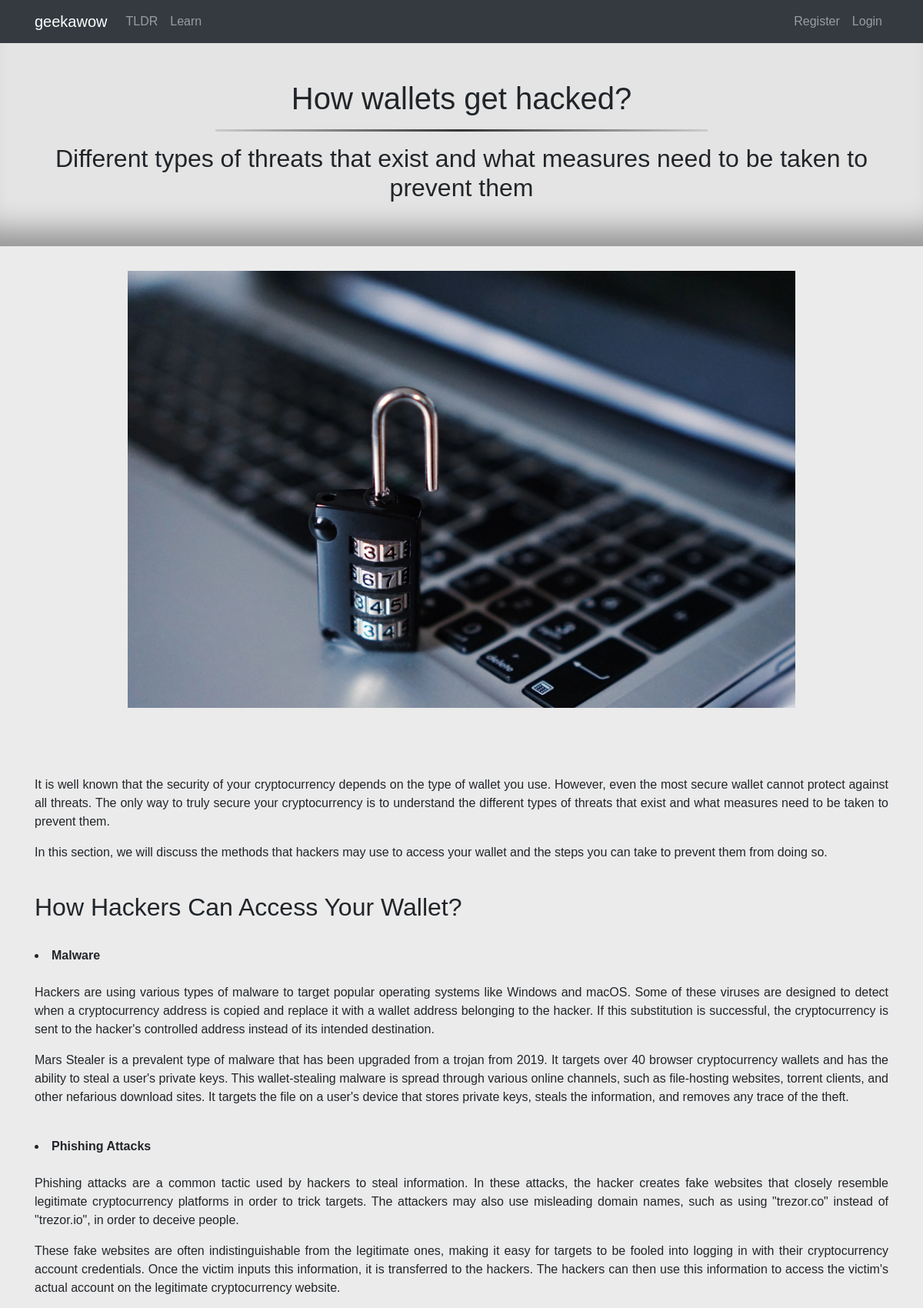
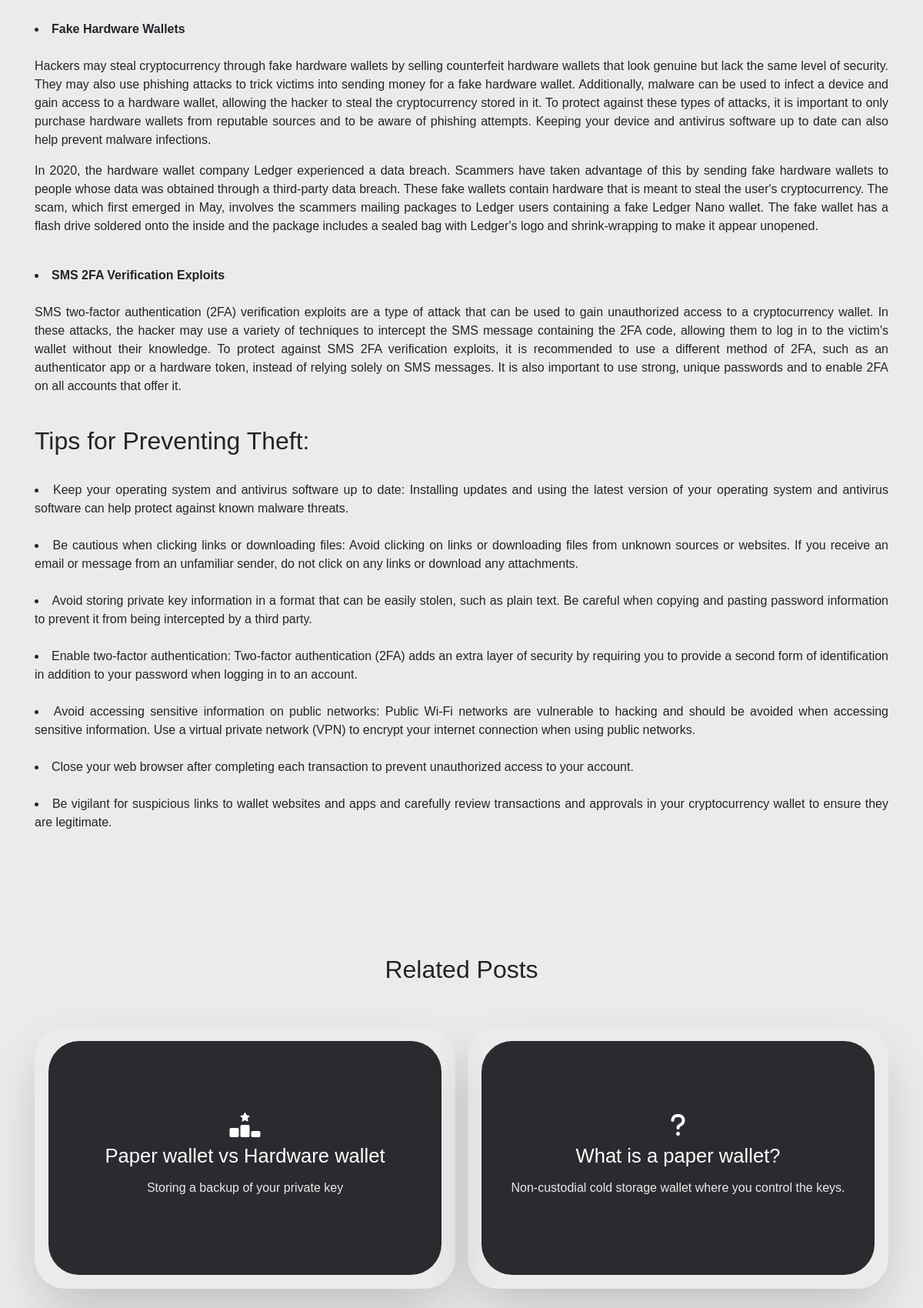
Screenshot of /pages/showlearn/16 (upper part) with the database file from the repository (2 pictures, top to bottom).
### tables this page shows
CREATE TABLE `learn` (
  `class` char(255) DEFAULT NULL,
  `h3` char(255) DEFAULT NULL,
  `p` char(255) DEFAULT NULL,
  `id` int(11) NOT NULL,
  `related_posts` char(255) DEFAULT NULL,
  `html` text DEFAULT NULL,
  `image_name` varchar(255) DEFAULT NULL,
  `meta` text DEFAULT NULL
);

### app/controllers/Pages.php (called while the page is built, shortened)
<?php
class Pages extends Controller
{
  public function __construct()
  {
    $this->postModel = $this->model('Post');
  }
  public function showlearn($id)
  {
    $post = $this->postModel->getLearnById($id);
    $related_posts = $this->postModel->getSimilarLearnPostsWhere_related_posts($post->related_posts, $id);
    $data = [
      'pages' => $post,
      'related_posts' => $related_posts
    ];
    $this->view('pages/showlearn', $data);
  }
}

### app/libraries/Core.php (called while the page is built, shortened)
<?php
  class Core {
    protected $currentMethod = 'index';
    public function __construct(){
      $url = $this->getUrl();
      if(file_exists('../app/controllers/' . ucwords($url[0]). '.php')){
        unset($url[0]);
      }
      $this->currentController = new $this->currentController;
      if(isset($url[1])){
        if(method_exists($this->currentController, $url[1])){
          $this->currentMethod = $url[1];
          unset($url[1]);
        }
      }
      $this->params = $url ? array_values($url) : [];
      call_user_func_array([$this->currentController, $this->currentMethod], $this->params);
    }
    public function getUrl(){
      if(isset($_GET['url'])){
        $url = rtrim($_GET['url'], '/');
        $url = filter_var($url, FILTER_SANITIZE_URL);
        $url = explode('/', $url);
        return $url;
      }
    }
  }

### public/index.php (called while the page is built, shortened)
<?php
  $init = new Core;

### app/libraries/Database.php (called while the page is built, shortened)
<?php
  class Database {
    private $host = DB_HOST;
    private $user = DB_USER;
    private $pass = DB_PASS;
    private $dbname = DB_NAME;
    private $dbh;
    private $stmt;
    public function __construct(){
      $dsn = 'mysql:host=' . $this->host . ';dbname=' . $this->dbname;
      $options = array(
        PDO::ATTR_PERSISTENT => true,
        PDO::ATTR_ERRMODE => PDO::ERRMODE_EXCEPTION
      );
      try{
        $this->dbh = new PDO($dsn, $this->user, $this->pass, $options);
      } catch(PDOException $e){
        $this->error = $e->getMessage();
        echo $this->error;
      }
    }
    public function query($sql){
      $this->stmt = $this->dbh->prepare($sql);
    }
    public function bind($param, $value, $type = null){
      if(is_null($type)){
        switch(true){
          default:
            $type = PDO::PARAM_STR;
        }
      }
      $this->stmt->bindValue($param, $value, $type);
    }
    public function execute(){
      return $this->stmt->execute();
    }
    public function resultSet(){
      $this->execute();
      return $this->stmt->fetchAll(PDO::FETCH_OBJ);
    }
    public function single(){
      $this->execute();
      return $this->stmt->fetch(PDO::FETCH_OBJ);
    }
  }

### app/models/Post.php (called while the page is built, shortened)
<?php
class Post
{
  private $db;
  public function __construct()
  {
    $this->db = new Database;
  }
  public function getSimilarLearnPostsWhere_related_posts($related_posts, $id)
  {
    $this->db->query("SELECT * FROM learn WHERE related_posts = :related_posts AND id != :id ORDER BY id DESC LIMIT 6");
    $this->db->bind(':related_posts', $related_posts);
    $this->db->bind(':id', $id);
    $results = $this->db->resultSet();
    return $results;
  }
  public function getLearnById($id)
  {
    $this->db->query('SELECT * FROM learn WHERE id = :id');
    $this->db->bind(':id', $id);
    $row = $this->db->single();
    return $row;
  }
}

### app/views/pages/showlearn.php (the view, shortened to what this page needs)
<?php require APPROOT . '/views/inc/header.php'; ?>
<div class="container-fluid pages-main-header-container">
    <h1><?php echo $data['pages']->h3 ?></h1>
    <hr class="page-hr">
    <h2><?php echo $data['pages']->p ?></h2>
</div>
<img src='<?php echo URLROOT; ?>/public/postimages/<?php echo $data['pages']->image_name; ?>' alt='<?php echo $data['pages']->h3 ?>' class='open-post-image'>
<article class='container learn-pagination'>
    <?php print_r($data['pages']->html); ?>
</article>
    <?php if ($data['related_posts']) : ?>
        <h2 class="masonry-main-header">Related Posts</h2>
        <div class="container learn-outer-container">
            <?php foreach ($data['related_posts'] as $post) : ?>
                <a href="<?php echo URLROOT; ?>/pages/showlearn/<?php echo $post->id; ?>">
                    <div class="learn-container">
                        <div class='learn-card'>
                            <div class='learn-box'>
                                <div class='learn-content'>
                                    <i class='fa-solid <?php echo $post->class; ?> fa-2xl'></i>
                                    <h3><?php echo $post->h3; ?></h3>
                                    <p><?php echo $post->p; ?></p>
                                </div>
                            </div>
                        </div>
                    </div>
                </a>
            <?php endforeach; ?>
        </div>
    <?php else : ?>
    <?php endif; ?>
<?php require APPROOT . '/views/inc/footer.php'; ?>

### public/css/style.css (style rules this page uses)
body { background: #ebebeb; }
.learn-pagination { text-align: justify; text-justify: auto; padding-top: 4rem; padding-bottom: 4rem; }

### public/css/posts.css (style rules this page uses)
.masonry-main-header { display: flex; flex-direction: row; justify-content: space-around; align-items: center; padding-top: 3rem; }
i { color: white; padding: 1.5rem; }

### public/css/openpost.css (style rules this page uses)
.open-post-image { display: block; margin-left: auto; margin-right: auto; max-width: 80%; max-height: 600px; padding-top: 2rem; }
a, a:hover, a:active, a:visited, a:focus { color: inherit; text-decoration: none; }

### public/css/mainpage.css (style rules this page uses)
body { font-family: Tahoma, sans-serif; }

### public/css/tldr.css (style rules this page uses)
.pages-main-header-container { background-color: rgb(228, 228, 228); box-shadow: rgba(0, 0, 0, 0.35) 0px -50px 36px -28px inset; padding: 3rem; text-align: center; }
.page-hr { border: 0; height: 3px; background: #333; background-image: linear-gradient(to right, #ccc, #333, #ccc); max-width: 40rem; }

### public/css/learn.css (style rules this page uses)
.learn-container .learn-card { position: relative; min-width: 320px; height: 340px; box-shadow: rgba(0, 0, 0, 0.2) 0px 29px 70px -10px; border-radius: 40px !important; margin-top: 0; transition: 0.5s; margin-bottom: 1rem; }
.learn-container .learn-card .learn-box { position: absolute; background: #2a2b2f; border-radius: 40px !important; display: flex; justify-content: center; align-items: center; overflow: hidden; transition: 0.5s; top: 18px; left: 18px; right: 18px; bottom: 18px; }
.learn-container .learn-card .learn-box .learn-content { padding: 20px; text-align: center; }
.learn-container .learn-card .learn-box .learn-content p { font-size: 1rem; font-weight: 300; color: rgba(255, 255, 255, 0.9); z-index: 1; transition: 0.5s; }
.learn-container .learn-card .learn-box .learn-content h3 { font-size: 1.6rem; color: #fff; z-index: 1; transition: 0.5s; margin-bottom: 15px; }
.learn-outer-container { display: grid; grid-template-columns: 1fr 1fr 1fr; gap: 1rem; padding-top: 3rem; }
@media only screen and (max-width: 1200px) { .learn-outer-container { display: grid; grid-template-columns: 1fr 1fr; gap: 1rem; padding-top: 3rem; } }

### rows the page displays
learn: h3 "How wallets get hacked?", p "Different types of threats that exist and what measures need to be taken to prevent them", image_name (picture)
learn: h3 "Paper wallet vs Hardware wallet", p "Storing a backup of your private key"
learn: h3 "What is a paper wallet?", p "Non-custodial cold storage wallet where you control the keys."

### other values shown
SITENAME "geekawow"
